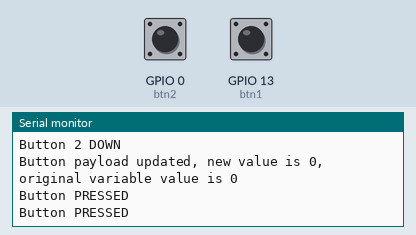
A sketch run on a simulated ESP8266 (NodeMCU). Shown: the last lines printed to the serial monitor. The inputs (shaded band) are chosen by the test bench; at power-on: GPIO 0 (btn2) LOW, GPIO 13 (btn1) LOW.

Above: at 1.2 s.
1.3 s: GPIO 0 (btn2) pulled HIGH for 0.15 s
At 1.48 s:
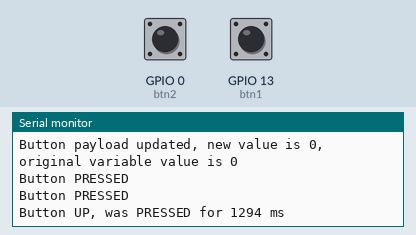
2.9 s: GPIO 13 (btn1) pulled HIGH for 0.15 s
At 4.2 s:
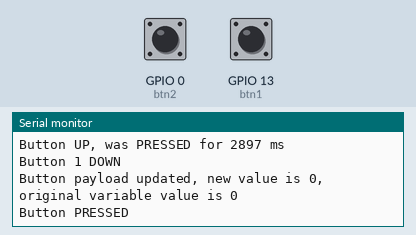
4.5 s: GPIO 0 (btn2) pulled HIGH for 1 s
At 6.7 s:
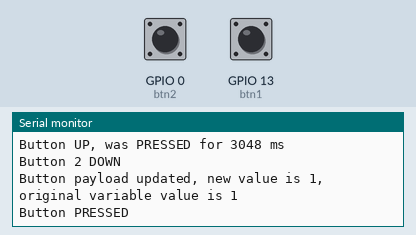
7.0 s: GPIO 13 (btn1) pulled HIGH for 1 s
At 7.7 s:
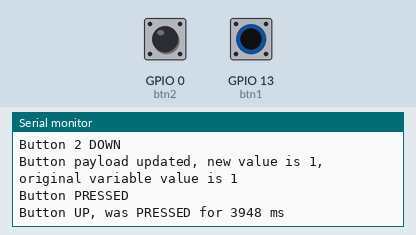
Timing chart, 0 to 10.0 s (numbered marks = the images above; inputs shaded):
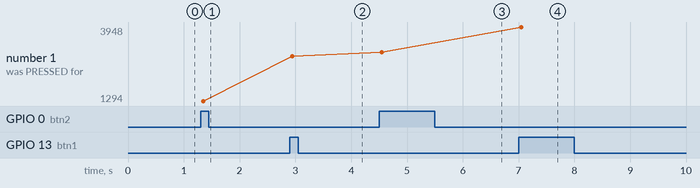

Measured:
- after the input at 1.3 s, the serial monitor: prints a new line after 0.05 s (image 1)
- after the input at 2.9 s, the serial monitor: prints a new line after 0.05 s (image 2)
- after the input at 4.5 s, the serial monitor: prints a new line after 0.05 s (image 3)
- after the input at 7.0 s, the serial monitor: prints a new line after 0.05 s (image 4)
- plotted number 1: 1294 → 2897 after the input at 2.9 s, 2897 → 3048 after the input at 4.5 s, 3048 → 3948 after the input at 7.0 s

The sketch:

ButtonStates.ino
```cpp
#include "Button.h"
#include <ESP8266WiFi.h>

Button btn1(13);
Button btn2(0);
bool btn_payload = false;

void setup() {
  Serial.begin(74880);
  btn1.onButtonDown(btn_buttonDown);
  btn1.onButtonPressed(btn_buttonPressed);
  btn1.onButtonUp(btn_buttonUp);
  btn1.onPayloadUpdated(btn_payloadUpdated);
  btn1.setPayload(&btn_payload);
  btn1.begin(true);

  btn2.onButtonDown(btn_buttonDown);
  btn2.onButtonPressed(btn_buttonPressed);
  btn2.onButtonUp(btn_buttonUp);
  btn2.onPayloadUpdated(btn_payloadUpdated);
  btn2.setPayload(&btn_payload);
  btn2.begin(true);
}

void loop() {
  btn1.update(); // can return current state
  btn2.update(); // can return current state
}

void btn_buttonDown(Button *sender) {
  if (sender == &btn1) {
    Serial.println("Button 1 DOWN");
  }
  else if (sender == &btn2) {
    Serial.println("Button 2 DOWN");
  }
  else {
    Serial.println("Unknown button DOWN");
  }
}

void btn_buttonPressed(Button *sender) {
  Serial.println("Button PRESSED");
}

void btn_buttonUp(Button *sender, ulong time) {
  Serial.printf("Button UP, was PRESSED for %u ms \n", time);
}

void btn_payloadUpdated(Button *sender, bool *payload) {
  Serial.printf("Button payload updated, new value is %u, original variable value is %u \n", *payload, btn_payload);
}
```

Button.cpp
```cpp
// Button.cpp

#include "Button.h"

Button::Button(byte pin_number) {
  pin = pin_number;
}

void Button::begin(bool inverted = false) {
  pinMode(pin, INPUT);

  pin_inverted = inverted;
  pin_average = digitalRead(pin) ^ pin_inverted;  // initial value

  running = true;
}

void Button::stop() {
  running = false;
}

ButtonState Button::update()
{
  if (!running) return STOPPED;
  if (!(millis() - update_time > INTERVAL_UPDATE)) return pin_laststate;

  update_time = millis();

  // avg      = (             avg * 3             +             0 or 255                    + 2) /  4
  pin_average = ((pin_average << 2) - pin_average + (digitalRead(pin) ^ pin_inverted) * 255 + 2) >> 2; // for uint16
  // pin_average = (pin_average * (PIN_AVERAGE - 1) + (digitalRead(pin) ^ pin_inverted)) / PIN_AVERAGE; // for float

  if (pin_laststate == RELEASED && pin_average > 223)
  {
    pin_time = millis();
    pin_laststate = DOWN;
    buttonDownCallback(this);

    if (pin_payload != 0) {
      *pin_payload = !*pin_payload;
      payloadUpdatedCallback(this, pin_payload);
    }

    return pin_laststate;
  }

  if (pin_laststate == DOWN && pin_average > 223)
  {
    pin_laststate = PRESSED;
    buttonPressedCallback(this);
    return pin_laststate;
  }

  if ((pin_laststate == DOWN || pin_laststate == PRESSED) && pin_average < 32)
  {
    pin_laststate = UP;
    buttonUpCallback(this, millis() - pin_time);
    return pin_laststate;
  }

  if (pin_laststate == UP && pin_average < 32)
  {
    pin_laststate = RELEASED;
    return pin_laststate;
  }

  return pin_laststate;
}

ulong Button::pressedTime()
{
  return pin_laststate == PRESSED ? millis() - pin_time : 0;
}

void Button::setPayload(bool *payload)
{
  pin_payload = payload;
}

void Button::removePayload()
{
  pin_payload = 0;
}

void Button::onButtonDown(std::function<void(Button*)> onButtonDownCallback) {
  buttonDownCallback = onButtonDownCallback;
}

void Button::onButtonPressed(std::function<void(Button*)> onButtonPressedCallback)
{
  buttonPressedCallback = onButtonPressedCallback;
}

void Button::onButtonUp(std::function<void(Button*, ulong)> onButtonUpCallback)
{
  buttonUpCallback = onButtonUpCallback;
}

void Button::onPayloadUpdated(std::function<void(Button*, bool*)> onPayloadUpdatedCallback)
{
  payloadUpdatedCallback = onPayloadUpdatedCallback;
}
```

Button.h
```cpp
// Button.h

#ifndef _BUTTON_h
#define _BUTTON_h

#include <ESP8266WiFi.h>

#define INTERVAL_UPDATE	              5

enum ButtonState { STOPPED = -1, RELEASED = 0, DOWN = 1, PRESSED = 2, UP = 4 };

class Button
{
public:
  Button(byte pin_number);

  void begin(bool inverted);
  void stop();
  ButtonState update();
  ulong pressedTime();
  void setPayload(bool *payload);
  void removePayload();

  void onButtonDown(std::function<void(Button*)> onButtonDownCallback);
  void onButtonPressed(std::function<void(Button*)> onButtonPressedCallback);
  void onButtonUp(std::function<void(Button*, ulong)> onButtonUpCallback);
  void onPayloadUpdated(std::function<void(Button*, bool*)> onPayloadUpdatedCallback);

protected:
  bool running = false;
  ulong update_time;

  byte         pin;
  bool         pin_inverted = false;
  ButtonState  pin_laststate = RELEASED;
  uint16_t     pin_average;
  ulong        pin_time;
  bool        *pin_payload;

  std::function<void(Button*)> buttonDownCallback;
  std::function<void(Button*)> buttonPressedCallback;
  std::function<void(Button*, ulong)> buttonUpCallback;
  std::function<void(Button*, bool*)> payloadUpdatedCallback;
};

#endif
```
